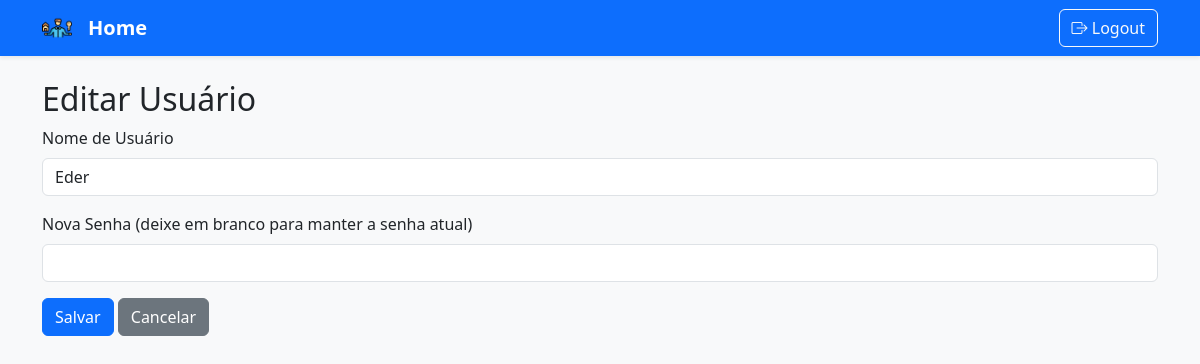
The page /admin/edit/2 (signed in) on the database as committed earlier.
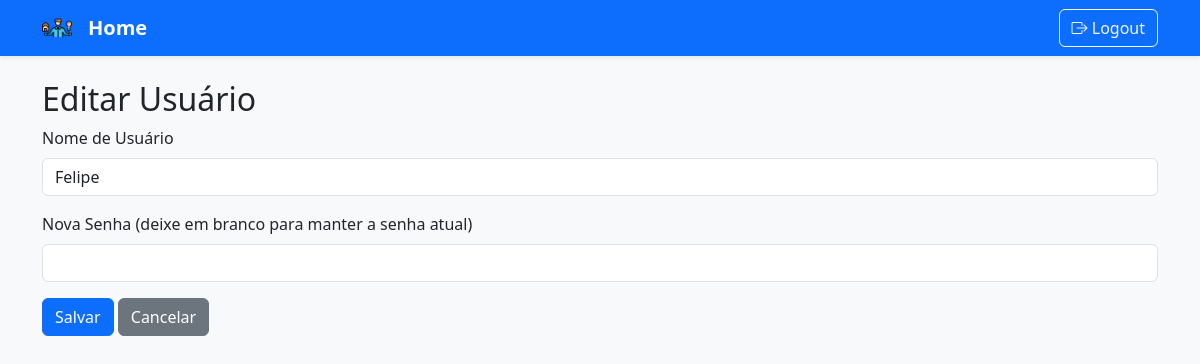
The same page on the database as committed later.
### backend/models.py (models this page shows, shortened)
class User(db.Model, UserMixin):
    id = db.Column(db.Integer, primary_key=True)
    username = db.Column(db.String(50), unique=True, nullable=False)
    password = db.Column(db.String(128), nullable=False)
    is_admin = db.Column(db.Boolean, default=False)
    active = db.Column(db.Boolean, default=True)
    cargo = db.Column(db.String(50), nullable=False)  # Novo campo
    @property
    def is_active(self):
        return self.active

### backend/routes/auth_routes.py (the view, shortened to what this page needs)
@auth.route('/admin/edit/<int:id>', methods=['GET', 'POST'])
@login_required
def edit_user(id):
    if not current_user.is_admin:
        flash('Acesso negado.')
        return redirect(url_for('main.listagem', username=current_user.username))
    user = User.query.get_or_404(id)
    return render_template('edit_user.html', user=user)

### backend/__init__.py (called while the page is built)
def create_app():
    app = Flask(__name__)
    app.config['SECRET_KEY'] = 'sua-chave-secreta'
    app.config['SQLALCHEMY_DATABASE_URI'] = f'sqlite:///{os.path.abspath(os.path.join(os.path.dirname(__file__), "../infra/gerPtrimonio.db"))}'
    db.init_app(app)
    login_manager = LoginManager()
    login_manager.login_view = 'auth.login'
    login_manager.init_app(app)
    @login_manager.user_loader
    def load_user(user_id):
        return User.query.get(int(user_id))
    @app.context_processor
    def inject_user():
        return dict(current_user=current_user)
    from .routes import register_routes
    register_routes(app)
    return app

### backend/templates/edit_user.html
{% extends "base.html" %}
{% block content %}
<h2>Editar Usuário</h2>
<form method="POST" action="{{ url_for('auth.edit_user', id=user.id) }}">
    <div class="mb-3">
        <label for="username" class="form-label">Nome de Usuário</label>
        <input type="text" class="form-control" id="username" name="username" value="{{ user.username }}" required>
    </div>
    <div class="mb-3">
        <label for="password" class="form-label">Nova Senha (deixe em branco para manter a senha atual)</label>
        <input type="password" class="form-control" id="password" name="password">
    </div>
    <button type="submit" class="btn btn-primary">Salvar</button>
    <a href="{{ url_for('auth.admin') }}" class="btn btn-secondary">Cancelar</a>
</form>
{% endblock %}

Rows that differ between the two databases and show on the page:
changed User: username "Eder" → "Felipe"
